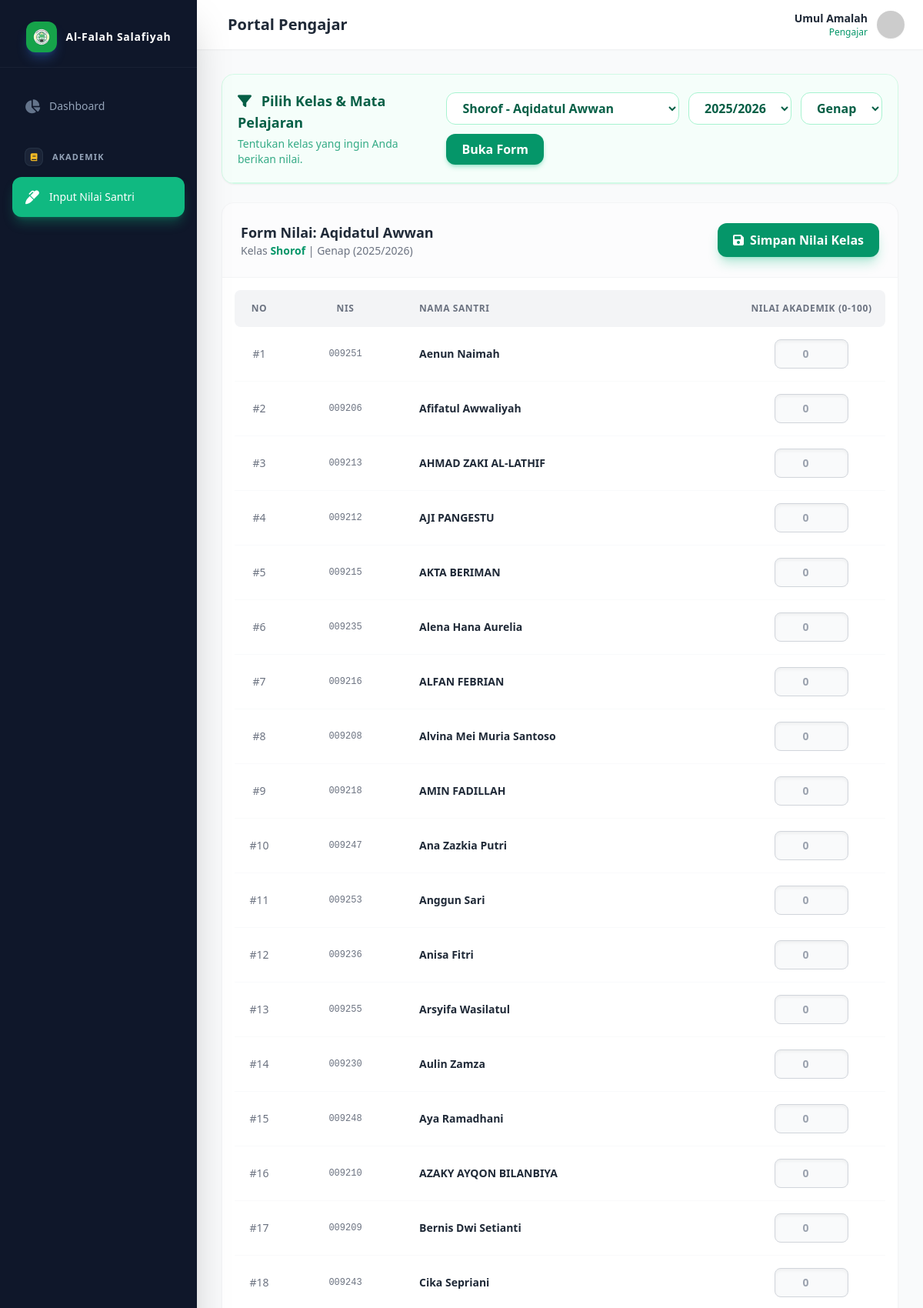
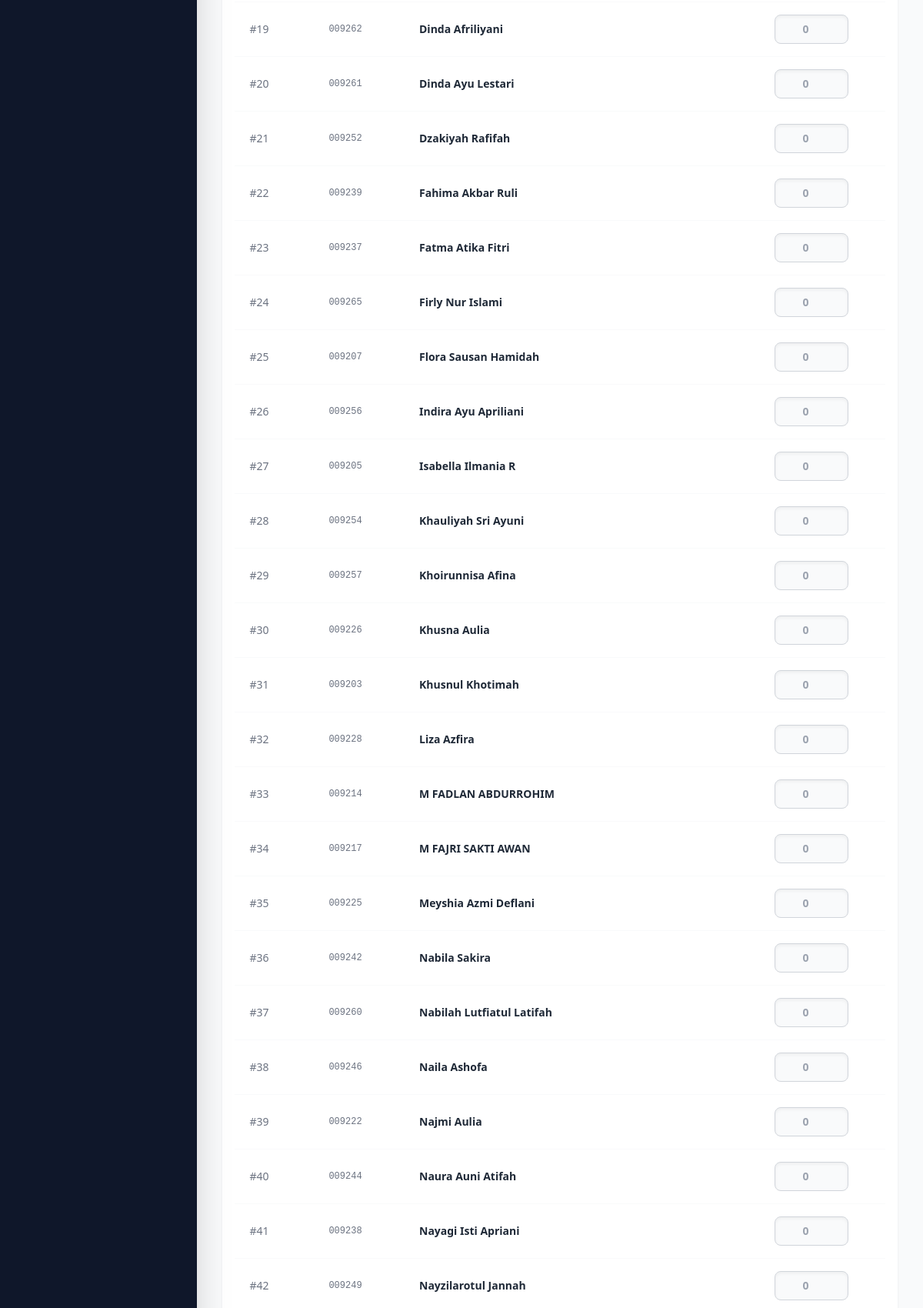
/pengajar/input_nilai.php?jadwal=2 (signed in, upper part), run on the app's committed database (2 pictures, top to bottom).
### tables this page shows
CREATE TABLE `pengajar` (
  `id_pengajar` int(11) NOT NULL,
  `id_user` int(11) NOT NULL,
  `alamat` text DEFAULT NULL,
  `nama_pengajar` varchar(100) NOT NULL,
  `no_hp` varchar(20) DEFAULT NULL
);

CREATE TABLE `jadwal_pengampu` (
  `id_pengampu` int(11) NOT NULL,
  `id_pengajar` int(11) NOT NULL,
  `id_mapel` int(11) NOT NULL,
  `kelas` varchar(20) NOT NULL
);

CREATE TABLE `mata_pelajaran` (
  `id_mapel` int(11) NOT NULL,
  `nama_mapel` varchar(100) NOT NULL
);

CREATE TABLE `santri` (
  `id_santri` int(11) NOT NULL,
  `id_wali` int(11) DEFAULT NULL,
  `nis` varchar(50) NOT NULL,
  `nama_santri` varchar(100) NOT NULL,
  `tempat_lahir` varchar(100) DEFAULT NULL,
  `tanggal_lahir` date DEFAULT NULL,
  `jenis_kelamin` enum('Laki-laki','Perempuan') DEFAULT NULL,
  `kelas` varchar(20) NOT NULL,
  `status_aktif` enum('Aktif','Lulus','Pindah') DEFAULT 'Aktif'
);

### pengajar/input_nilai.php (the view, shortened to what this page needs)
<?php
require_once '../koneksi.php';
$id_user_login = $_SESSION['id_user'];
$query_guru = mysqli_query($koneksi, "SELECT * FROM pengajar WHERE id_user = '$id_user_login'");
$data_guru = mysqli_fetch_assoc($query_guru);
$id_pengajar = $data_guru['id_pengajar'];
$ta_aktif = isset($_GET['ta']) ? $_GET['ta'] : '2025/2026';
$smt_aktif = isset($_GET['smt']) ? $_GET['smt'] : 'Genap';
$jadwal_aktif = isset($_GET['jadwal']) ? (int)$_GET['jadwal'] : 0;
include '../components/header.php';
include '../components/sidebar_pengajar.php';
?>
<div class="flex-1 flex flex-col h-screen overflow-hidden">
    <?php include '../components/navbar_pengajar.php'; ?>
    <main class="flex-1 overflow-y-auto p-4 sm:p-6 lg:p-8 relative bg-gray-50">
        <div class="bg-white rounded-2xl shadow-sm border border-emerald-100 overflow-hidden mb-6">
            <div
                class="p-5 bg-emerald-50/50 border-b border-emerald-100 flex flex-col lg:flex-row justify-between items-center gap-4">
                <div>
                    <h2 class="text-lg font-bold text-emerald-800"><i class="fas fa-filter mr-2"></i> Pilih Kelas & Mata
                        Pelajaran</h2>
                    <p class="text-sm text-emerald-600/80 mt-1">Tentukan kelas yang ingin Anda berikan nilai.</p>
                </div>
                <form method="GET" action="input_nilai.php" class="flex flex-wrap items-center gap-3 w-full lg:w-auto">
                    <select name="jadwal" required
                        class="flex-1 lg:w-64 px-4 py-2 rounded-xl border border-emerald-200 text-emerald-800 font-bold focus:outline-none focus:ring-2 focus:ring-emerald-500 bg-white">
                        <?php
                        $q_jadwal = mysqli_query($koneksi, "
                            SELECT j.id_pengampu, j.kelas, m.nama_mapel
                            FROM jadwal_pengampu j
                            JOIN mata_pelajaran m ON j.id_mapel = m.id_mapel
                            WHERE j.id_pengajar = $id_pengajar
                        ");
                        while($j = mysqli_fetch_array($q_jadwal)) {
                            $selected = ($jadwal_aktif == $j['id_pengampu']) ? 'selected' : '';
                            echo "<option value='".$j['id_pengampu']."' $selected>".$j['kelas']." - ".$j['nama_mapel']."</option>";
                        }
                        ?>
                    </select>
                    <select name="ta"
                        class="px-4 py-2 rounded-xl border border-emerald-200 text-emerald-800 font-bold focus:outline-none focus:ring-2 focus:ring-emerald-500 bg-white">
                        <option value="2025/2026" <?= $ta_aktif == '2025/2026' ? 'selected' : '' ?>>2025/2026</option>
                    </select>
                    <select name="smt"
                        class="px-4 py-2 rounded-xl border border-emerald-200 text-emerald-800 font-bold focus:outline-none focus:ring-2 focus:ring-emerald-500 bg-white">
                        <option value="Genap" <?= $smt_aktif == 'Genap' ? 'selected' : '' ?>>Genap</option>
                    </select>
                    <button type="submit"
                        class="bg-emerald-600 hover:bg-emerald-700 text-white px-5 py-2 rounded-xl font-bold transition shadow-md shadow-emerald-500/30">
                        Buka Form
                    </button>
                </form>
            </div>
        </div>
        <?php
        if ($jadwal_aktif > 0):
            $q_info = mysqli_query($koneksi, "SELECT j.kelas, j.id_mapel, m.nama_mapel FROM jadwal_pengampu j JOIN mata_pelajaran m ON j.id_mapel = m.id_mapel WHERE j.id_pengampu = $jadwal_aktif");
            $info = mysqli_fetch_assoc($q_info);
            if($info):
                $kelas_aktif = $info['kelas'];
                $id_mapel_aktif = $info['id_mapel'];
                $nama_mapel_aktif = $info['nama_mapel'];
        ?>
        <form action="input_nilai.php" method="POST">
            <div class="bg-white rounded-2xl shadow-sm border border-gray-100 overflow-hidden">
                <div class="p-6 border-b border-gray-100 flex justify-between items-center bg-gray-50/50">
                    <div>
                        <h2 class="text-lg font-bold text-gray-800">Form Nilai: <?php echo $nama_mapel_aktif; ?></h2>
                        <p class="text-sm text-gray-500">Kelas <span
                                class="font-bold text-emerald-600"><?php echo $kelas_aktif; ?></span> |
                            <?php echo $smt_aktif; ?> (<?php echo $ta_aktif; ?>)</p>
                    </div>
                    <button type="submit" name="simpan_semua_nilai"
                        class="px-5 py-2.5 bg-emerald-600 text-white rounded-xl font-semibold hover:bg-emerald-700 transition flex items-center gap-2 shadow-lg shadow-emerald-500/30">
                        <i class="fas fa-save"></i> Simpan Nilai Kelas
                    </button>
                </div>
                <div class="overflow-x-auto w-full p-4">
                    <table class="w-full text-left whitespace-nowrap">
                        <thead>
                            <tr class="bg-gray-100 text-gray-500 text-xs uppercase tracking-wider rounded-lg">
                                <th class="p-4 font-semibold w-16 text-center rounded-l-lg">No</th>
                                <th class="p-4 font-semibold w-40 text-center">NIS</th>
                                <th class="p-4 font-semibold">Nama Santri</th>
                                <th class="p-4 font-semibold w-48 text-center rounded-r-lg">Nilai Akademik (0-100)</th>
                            </tr>
                        </thead>
                        <tbody class="text-sm text-gray-700">
                            <?php
                            $no = 1;
                            $query_santri = mysqli_query($koneksi, "
                                SELECT s.id_santri, s.nis, s.nama_santri, n.nilai_angka
                                FROM santri s
                                LEFT JOIN nilai_akademik n ON s.id_santri = n.id_santri
                                     AND n.id_mapel = $id_mapel_aktif
                                     AND n.semester = '$smt_aktif'
                                     AND n.tahun_ajaran = '$ta_aktif'
                                WHERE s.kelas = '$kelas_aktif' AND s.status_aktif = 'Aktif'
                                ORDER BY s.nama_santri ASC
                            ");
                            if(mysqli_num_rows($query_santri) > 0) {
                                while($d = mysqli_fetch_array($query_santri)):
                            ?>
                            <tr class="hover:bg-emerald-50/20 transition-colors border-b border-gray-50">
                                <td class="p-4 text-center text-gray-500 font-medium">#<?php echo $no++; ?></td>
                                <td class="p-4 text-center font-mono text-gray-500 text-xs"><?php echo $d['nis']; ?>
                                </td>
                                <td class="p-4 font-bold text-gray-800">
                                    <?php echo htmlspecialchars($d['nama_santri']); ?></td>
                                <td class="p-4 text-center">
                                    <input type="number" min="0" max="100" name="nilai[<?php echo $d['id_santri']; ?>]"
                                        value="<?php echo $d['nilai_angka'] !== null ? $d['nilai_angka'] : ''; ?>"
                                        placeholder="0"
                                        class="w-24 px-3 py-2 text-center rounded-lg border <?php echo $d['nilai_angka'] !== null ? 'border-emerald-300 bg-emerald-50 text-emerald-800' : 'border-gray-300 bg-gray-50 focus:bg-white'; ?> focus:border-emerald-500 outline-none font-bold transition-all shadow-inner">
                                </td>
                            </tr>
                            <?php
                                endwhile;
                            } else {
                                echo '<tr><td colspan="4" class="p-8 text-center text-gray-400 italic">Belum ada data santri di kelas ini.</td></tr>';
                            }
                            ?>
                        </tbody>
                    </table>
                </div>
            </div>
        </form>
        <?php
            endif;
        endif; ?>
    </main>
</div>
<?php include '../components/footer.php'; ?>

### components/navbar_pengajar.php (shortened to what this page needs)
<?php
$nama_guru_nav = isset($data_guru['nama_pengajar']) ? $data_guru['nama_pengajar'] : $_SESSION['username'];
?>
<header class="bg-white shadow-sm h-16 flex items-center justify-between px-6 z-10 shrink-0">
    <div class="flex items-center">
        <h2 class="text-xl font-semibold text-gray-800 ml-4 hidden md:block">Portal Pengajar</h2>
    </div>
    <div class="flex items-center relative group">
        <button class="flex items-center gap-3 text-gray-600 hover:text-gray-800 focus:outline-none">
            <div class="text-right hidden sm:block">
                <p class="text-sm font-bold text-gray-800"><?php echo htmlspecialchars($nama_guru_nav); ?></p>
                <p class="text-xs text-emerald-600 font-medium">Pengajar</p>
            </div>
            <img src="https://ui-avatars.com/api/?name=<?php echo urlencode($nama_guru_nav); ?>&background=10b981&color=fff"
                class="w-9 h-9 rounded-full shadow-sm" alt="Profile">
        </button>
    </div>
</header>

### data on the page
pengajar: nama_pengajar "Umul Amalah"
jadwal_pengampu: id_mapel.nama_mapel "Aqidatul Awwan", kelas "Shorof"
santri: nis "009251", nama_santri "Aenun Naimah"
santri: nis "009206", nama_santri "Afifatul Awwaliyah"
santri: nis "009213", nama_santri "AHMAD ZAKI AL-LATHIF"
santri: nis "009212", nama_santri "AJI PANGESTU"
santri: nis "009215", nama_santri "AKTA BERIMAN"
santri: nis "009235", nama_santri "Alena Hana Aurelia"
santri: nis "009216", nama_santri "ALFAN FEBRIAN"
santri: nis "009208", nama_santri "Alvina Mei Muria Santoso"
santri: nis "009218", nama_santri "AMIN FADILLAH"
santri: nis "009247", nama_santri "Ana Zazkia Putri"
santri: nis "009253", nama_santri "Anggun Sari"
santri: nis "009236", nama_santri "Anisa Fitri"
santri: nis "009255", nama_santri "Arsyifa Wasilatul"
santri: nis "009230", nama_santri "Aulin Zamza"
santri: nis "009248", nama_santri "Aya Ramadhani"
santri: nis "009210", nama_santri "AZAKY AYQON BILANBIYA"
santri: nis "009209", nama_santri "Bernis Dwi Setianti"
santri: nis "009243", nama_santri "Cika Sepriani"
santri: nis "009262", nama_santri "Dinda Afriliyani"
santri: nis "009261", nama_santri "Dinda Ayu Lestari"
santri: nis "009252", nama_santri "Dzakiyah Rafifah"
santri: nis "009239", nama_santri "Fahima Akbar Ruli"
santri: nis "009237", nama_santri "Fatma Atika Fitri"
santri: nis "009265", nama_santri "Firly Nur Islami"
santri: nis "009207", nama_santri "Flora Sausan Hamidah"
santri: nis "009256", nama_santri "Indira Ayu Apriliani"
santri: nis "009205", nama_santri "Isabella Ilmania R"
santri: nis "009254", nama_santri "Khauliyah Sri Ayuni"
santri: nis "009257", nama_santri "Khoirunnisa Afina"
santri: nis "009226", nama_santri "Khusna Aulia"
santri: nis "009203", nama_santri "Khusnul Khotimah"
santri: nis "009228", nama_santri "Liza Azfira"
santri: nis "009214", nama_santri "M FADLAN ABDURROHIM"
santri: nis "009217", nama_santri "M FAJRI SAKTI AWAN"
santri: nis "009225", nama_santri "Meyshia Azmi Deflani"
santri: nis "009242", nama_santri "Nabila Sakira"
santri: nis "009260", nama_santri "Nabilah Lutfiatul Latifah"
santri: nis "009246", nama_santri "Naila Ashofa"
santri: nis "009222", nama_santri "Najmi Aulia"
santri: nis "009244", nama_santri "Naura Auni Atifah"
santri: nis "009238", nama_santri "Nayagi Isti Apriani"
santri: nis "009249", nama_santri "Nayzilarotul Jannah"

### other printed values
$smt_aktif "Genap"
$ta_aktif "2025/2026"
form field jadwal "Shorof - Aqidatul Awwan"
